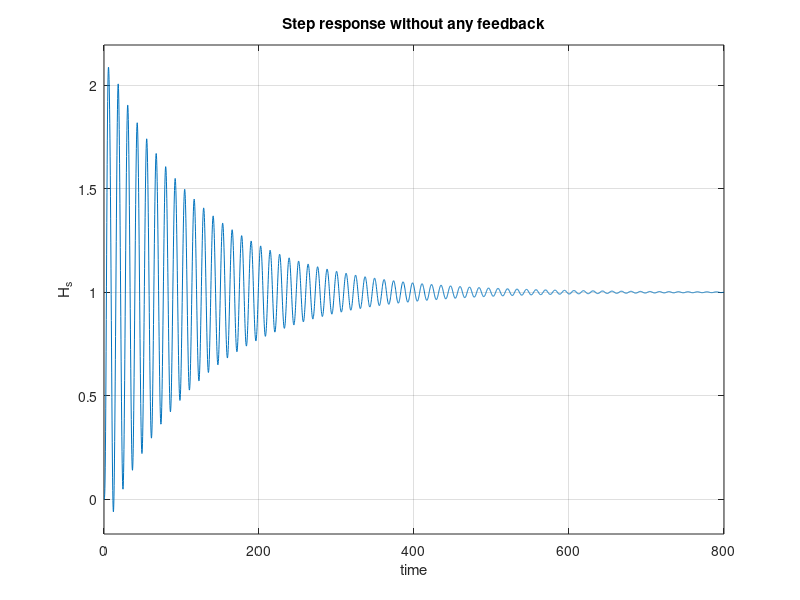

MATLAB code to generate this figure: (Note: this script raises an error after producing the figure.)
%% Genetic algorithm for exercise 1
clear all 
close all 
clc

% Given values 
m1 = 1.35; 
m2 = 1.45; 
k1 = 0.95; 
k2 = 1.05;
b = 0.25; 

% For the transfer function 
p0 = k1*k2 ; 
p1 = k1*b ;

r0 = k1*k2;
r1 = k1*b ;
%r2 = k2*m1+(k1+k2)*m2;
r2 = k1*m2+(m1+m2)*k2;
r3 = b*(m2+m1);
r4 = m1*m2;


%% Transfer function 
 
s = tf('s'); 
H_s = (p0 + p1*s)/(r0 + r1*s + r2*s^2 + r3*s^3 + r4*s^4); 
H_s = minreal(H_s)
%% Step response 

figure(1)
subplot(2, 1, 1); 
step(H_s); 
xlabel('time'); 
ylabel('H_s');
title('Step response without any feedback'); 
info = stepinfo(H_s);

%% Genetic algorithm - cf function

s = tf('s');  
%Kp = 62.70496068279613; 
%Ki = 35.02596253689667;
%Kd = 99.99993894788008;

Kp =0.011841400639239663;
Ki = 0.20597135048710813; 
Kd = 0.7752899527549744; 

pid_c = Kp + Ki/s + Kd*s;

figure(1)
subplot(2, 1, 2); 
step(feedback(pid_c*H_s, 1)); 
xlabel('time'); 
ylabel('H_s');
title('Step response, PID designed by genetic algorithm'); 

figure(2)
step(feedback(pid_c*H_s, 1)); 
xlabel('time'); 
ylabel('H_s');
title('Step response, PID designed by genetic algorithm'); 